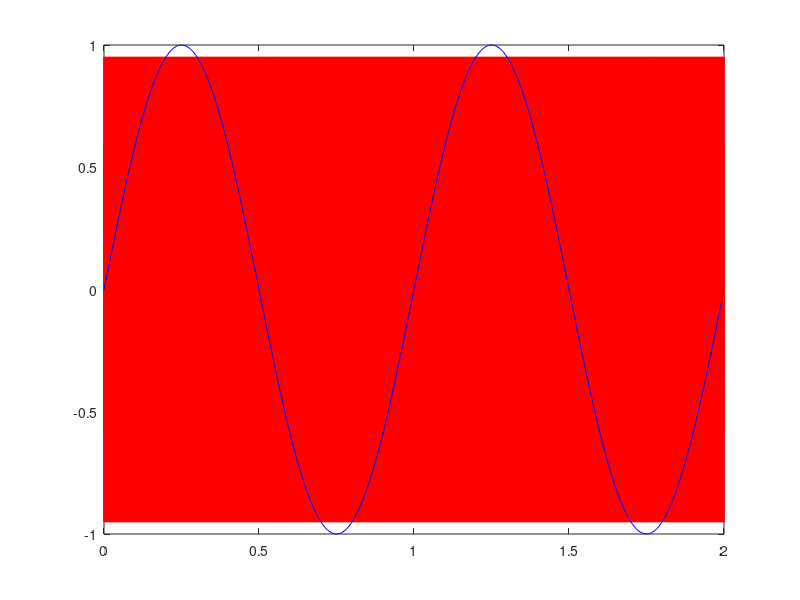

The MATLAB script that drew this image:
1; clf;

#Ejercicio 4  #Discretizacion de la funcion Seno de 5 Hz.

function discretiza_seno(A, f, phi, t0, tn, fm)
  dx = 1/fm;
  x = t0:dx:tn-dx;
  y = A*sin(f*x*2*pi + phi);
  
  clear plot
  figure(1)
  
  z = t0:0.0001:tn-0.0001;
  plot(z,A*sin(f*z*2*pi + phi),'r')
  hold on 
  plot(x,y,'b')
  pause
endfunction

#Indique la frecuencia de muestreo deseada en Hertz
f_muestreo = 129;
discretiza_seno(1,4000,0,0,2,f_muestreo)

#Estimación de la Frecuencia de la señal muestreada:
# Gráficamente podemos observar que la señal posee 2 repeticiones en los dos segundos de duración, lo cual implica una frecuencia de 1 Hz.
# En el caso de algo más complicado, se podría hacer un algoritmo que cuente los cambios de pendiente durante el período de muestreo y así calcular la frecuencia.

#Análisis y Conclusiones:
# La señal a muestrear tiene una elevada frecuencia respecto a la frecuencia de muestreo. Es por ello que se pierde muchísima información sobre la señal
# original, y de ahí que la frecuencia de la muestra, poco tiene que ver con la original.

# POORQUE 129 Hz DA UNA SEÑAL TAN COHERENTE?
# Debe existir una formula para obtener matematicamente la cantidad de hertz de muestreo necesario para una correcta discretizacion de la señal.
# TODO: averiguar la formula y dibujarla en nuestro brazo.
